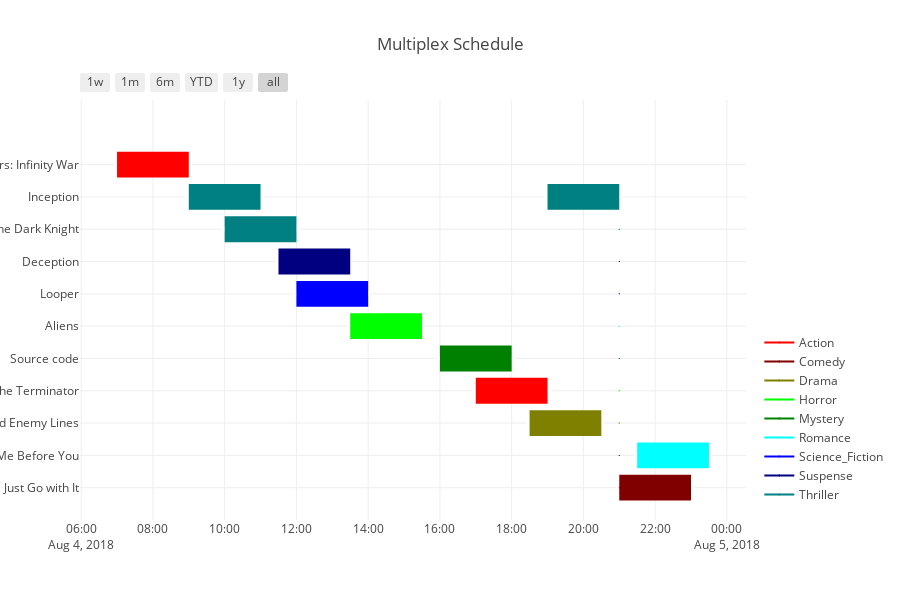

The cell this chart's notebook holds for it:
### Markdown cell above
**Grouping tasks**

In our schedule, there are 2 occurences of Action and thriller which have so far appeared as separate tasks. We use the group_tasks attribute so that they all appear in the same row on our plot.

### Code cell
fig = ff.create_gantt(multiplex_schedule,
                      title='Multiplex Schedule',
                      
                      colors=color_list, 
                      index_col='Category',
                      show_colorbar=True,
                      
                      bar_width=0.4, 
                      showgrid_x=True, 
                      showgrid_y=True,
                      
                      group_tasks=True)

offline.iplot(fig)

### Figure 1 — Plotly figure (JSON) as saved in the notebook; plotly's stock layout.template omitted (floating-point values rounded to 4 significant figures)
{"data": [{"marker": {"color": "white"}, "name": "", "type": "scatter", "uid": "a0f73000-9c60-11e8-80b2-6030d4660e22", "x": ["2018-08-04 7:00", "2018-08-04 9:00"], "y": [10, 10]}, {"marker": {"color": "white"}, "name": "", "type": "scatter", "uid": "a0f731e8-9c60-11e8-b8a3-6030d4660e22", "x": ["2018-08-04 9:00", "2018-08-04 11:00"], "y": [9, 9]}, {"marker": {"color": "white"}, "name": "", "type": "scatter", "uid": "a0f7330c-9c60-11e8-8636-6030d4660e22", "x": ["2018-08-04 10:00", "2018-08-04 12:00"], "y": [8, 8]}, {"marker": {"color": "white"}, "name": "", "type": "scatter", "uid": "a0f733e8-9c60-11e8-9000-6030d4660e22", "x": ["2018-08-04 11:30", "2018-08-04 13:30"], "y": [7, 7]}, {"marker": {"color": "white"}, "name": "", "type": "scatter", "uid": "a0f734ba-9c60-11e8-8c1d-6030d4660e22", "x": ["2018-08-04 12:00", "2018-08-04 14:00"], "y": [6, 6]}, {"marker": {"color": "white"}, "name": "", "type": "scatter", "uid": "a0f73582-9c60-11e8-b5b5-6030d4660e22", "x": ["2018-08-04 13:30", "2018-08-04 15:30"], "y": [5, 5]}, {"marker": {"color": "white"}, "name": "", "type": "scatter", "uid": "a0f7364a-9c60-11e8-a9ad-6030d4660e22", "x": ["2018-08-04 16:00", "2018-08-04 18:00"], "y": [4, 4]}, {"marker": {"color": "white"}, "name": "", "type": "scatter", "uid": "a0f73852-9c60-11e8-8b55-6030d4660e22", "x": ["2018-08-04 17:00", "2018-08-04 19:00"], "y": [3, 3]}, {"marker": {"color": "white"}, "name": "", "type": "scatter", "uid": "a0f73a78-9c60-11e8-9b8b-6030d4660e22", "x": ["2018-08-04 18:30", "2018-08-04 20:30"], "y": [2, 2]}, {"marker": {"color": "white"}, "name": "", "type": "scatter", "uid": "a0f73bfe-9c60-11e8-be42-6030d4660e22", "x": ["2018-08-04 19:00", "2018-08-04 21:00"], "y": [9, 9]}, {"marker": {"color": "white"}, "name": "", "type": "scatter", "uid": "a0f73d7a-9c60-11e8-9afe-6030d4660e22", "x": ["2018-08-04 21:30", "2018-08-04 23:30"], "y": [1, 1]}, {"marker": {"color": "white"}, "name": "", "type": "scatter", "uid": "a0f73f00-9c60-11e8-9705-6030d4660e22", "x": ["2018-08-04 21:00", "2018-08-04 23:00"], "y": [0, 0]}, {"hoverinfo": "none", "marker": {"color": "rgb(255, 0, 0)", "size": 1}, "name": "Action", "showlegend": true, "type": "scatter", "uid": "a0f740e8-9c60-11e8-a22a-6030d4660e22", "x": ["2018-08-04 21:00", "2018-08-04 21:00"], "y": [0, 0]}, {"hoverinfo": "none", "marker": {"color": "rgb(128, 0, 0)", "size": 1}, "name": "Comedy", "showlegend": true, "type": "scatter", "uid": "a0f742a2-9c60-11e8-9e5c-6030d4660e22", "x": ["2018-08-04 21:00", "2018-08-04 21:00"], "y": [1, 1]}, {"hoverinfo": "none", "marker": {"color": "rgb(128, 128, 0)", "size": 1}, "name": "Drama", "showlegend": true, "type": "scatter", "uid": "a0f74414-9c60-11e8-948f-6030d4660e22", "x": ["2018-08-04 21:00", "2018-08-04 21:00"], "y": [2, 2]}, {"hoverinfo": "none", "marker": {"color": "rgb(0, 255, 0)", "size": 1}, "name": "Horror", "showlegend": true, "type": "scatter", "uid": "a0f74590-9c60-11e8-bacf-6030d4660e22", "x": ["2018-08-04 21:00", "2018-08-04 21:00"], "y": [3, 3]}, {"hoverinfo": "none", "marker": {"color": "rgb(0, 128, 0)", "size": 1}, "name": "Mystery", "showlegend": true, "type": "scatter", "uid": "a0f74702-9c60-11e8-8dee-6030d4660e22", "x": ["2018-08-04 21:00", "2018-08-04 21:00"], "y": [4, 4]}, {"hoverinfo": "none", "marker": {"color": "rgb(0, 255, 255)", "size": 1}, "name": "Romance", "showlegend": true, "type": "scatter", "uid": "a0f7487e-9c60-11e8-b86f-6030d4660e22", "x": ["2018-08-04 21:00", "2018-08-04 21:00"], "y": [5, 5]}, {"hoverinfo": "none", "marker": {"color": "rgb(0, 0, 255)", "size": 1}, "name": "Science_Fiction", "showlegend": true, "type": "scatter", "uid": "a0f749fa-9c60-11e8-b66f-6030d4660e22", "x": ["2018-08-04 21:00", "2018-08-04 21:00"], "y": [6, 6]}, {"hoverinfo": "none", "marker": {"color": "rgb(0, 0, 128)", "size": 1}, "name": "Suspense", "showlegend": true, "type": "scatter", "uid": "a0f74b6c-9c60-11e8-9d74-6030d4660e22", "x": ["2018-08-04 21:00", "2018-08-04 21:00"], "y": [7, 7]}, {"hoverinfo": "none", "marker": {"color": "rgb(0, 128, 128)", "size": 1}, "name": "Thriller", "showlegend": true, "type": "scatter", "uid": "a0f74ce8-9c60-11e8-9812-6030d4660e22", "x": ["2018-08-04 21:00", "2018-08-04 21:00"], "y": [8, 8]}], "layout": {"height": 600, "hovermode": "closest", "shapes": [{"fillcolor": "rgb(255, 0, 0)", "line": {"width": 0}, "opacity": 1, "type": "rect", "x0": "2018-08-04 7:00", "x1": "2018-08-04 9:00", "xref": "x", "y0": 9.6, "y1": 10.4, "yref": "y"}, {"fillcolor": "rgb(0, 128, 128)", "line": {"width": 0}, "opacity": 1, "type": "rect", "x0": "2018-08-04 9:00", "x1": "2018-08-04 11:00", "xref": "x", "y0": 8.6, "y1": 9.4, "yref": "y"}, {"fillcolor": "rgb(0, 128, 128)", "line": {"width": 0}, "opacity": 1, "type": "rect", "x0": "2018-08-04 10:00", "x1": "2018-08-04 12:00", "xref": "x", "y0": 7.6, "y1": 8.4, "yref": "y"}, {"fillcolor": "rgb(0, 0, 128)", "line": {"width": 0}, "opacity": 1, "type": "rect", "x0": "2018-08-04 11:30", "x1": "2018-08-04 13:30", "xref": "x", "y0": 6.6, "y1": 7.4, "yref": "y"}, {"fillcolor": "rgb(0, 0, 255)", "line": {"width": 0}, "opacity": 1, "type": "rect", "x0": "2018-08-04 12:00", "x1": "2018-08-04 14:00", "xref": "x", "y0": 5.6, "y1": 6.4, "yref": "y"}, {"fillcolor": "rgb(0, 255, 0)", "line": {"width": 0}, "opacity": 1, "type": "rect", "x0": "2018-08-04 13:30", "x1": "2018-08-04 15:30", "xref": "x", "y0": 4.6, "y1": 5.4, "yref": "y"}, {"fillcolor": "rgb(0, 128, 0)", "line": {"width": 0}, "opacity": 1, "type": "rect", "x0": "2018-08-04 16:00", "x1": "2018-08-04 18:00", "xref": "x", "y0": 3.6, "y1": 4.4, "yref": "y"}, {"fillcolor": "rgb(255, 0, 0)", "line": {"width": 0}, "opacity": 1, "type": "rect", "x0": "2018-08-04 17:00", "x1": "2018-08-04 19:00", "xref": "x", "y0": 2.6, "y1": 3.4, "yref": "y"}, {"fillcolor": "rgb(128, 128, 0)", "line": {"width": 0}, "opacity": 1, "type": "rect", "x0": "2018-08-04 18:30", "x1": "2018-08-04 20:30", "xref": "x", "y0": 1.6, "y1": 2.4, "yref": "y"}, {"fillcolor": "rgb(0, 128, 128)", "line": {"width": 0}, "opacity": 1, "type": "rect", "x0": "2018-08-04 19:00", "x1": "2018-08-04 21:00", "xref": "x", "y0": 8.6, "y1": 9.4, "yref": "y"}, {"fillcolor": "rgb(0, 255, 255)", "line": {"width": 0}, "opacity": 1, "type": "rect", "x0": "2018-08-04 21:30", "x1": "2018-08-04 23:30", "xref": "x", "y0": 0.6, "y1": 1.4, "yref": "y"}, {"fillcolor": "rgb(128, 0, 0)", "line": {"width": 0}, "opacity": 1, "type": "rect", "x0": "2018-08-04 21:00", "x1": "2018-08-04 23:00", "xref": "x", "y0": -0.4, "y1": 0.4, "yref": "y"}], "showlegend": true, "title": "Multiplex Schedule", "width": 900, "xaxis": {"rangeselector": {"buttons": [{"count": 7, "label": "1w", "step": "day", "stepmode": "backward"}, {"count": 1, "label": "1m", "step": "month", "stepmode": "backward"}, {"count": 6, "label": "6m", "step": "month", "stepmode": "backward"}, {"count": 1, "label": "YTD", "step": "year", "stepmode": "todate"}, {"count": 1, "label": "1y", "step": "year", "stepmode": "backward"}, {"step": "all"}]}, "showgrid": true, "type": "date", "zeroline": false}, "yaxis": {"autorange": false, "range": [-1, 12], "showgrid": true, "ticktext": ["Just Go with It", "Me Before You", "Behind Enemy Lines", "The Terminator", "Source code", "Aliens", "Looper", "Deception", "The Dark Knight", "Inception", "Avengers: Infinity War"], "tickvals": [0, 1, 2, 3, 4, 5, 6, 7, 8, 9, 10], "zeroline": false}}}
